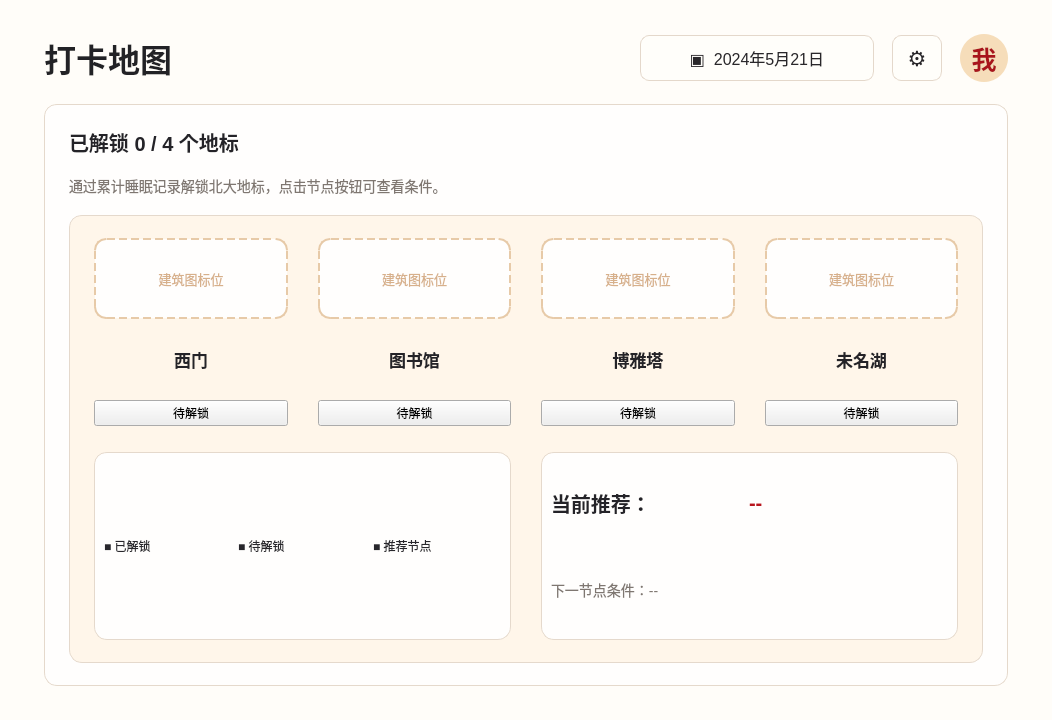
<?xml version="1.0" encoding="UTF-8"?>
<ui version="4.0">
 <class>Form</class>
 <widget class="QWidget" name="Form">
  <property name="geometry">
   <rect>
    <x>0</x>
    <y>0</y>
    <width>1052</width>
    <height>720</height>
   </rect>
  </property>
  <property name="minimumSize">
   <size>
    <width>940</width>
    <height>640</height>
   </size>
  </property>
  <property name="windowTitle">
   <string>打卡地图</string>
  </property>
  <property name="styleSheet">
   <string notr="true">#Form {
    background: #fffdf9;
    color: #25252a;
    font-family: &quot;Microsoft YaHei UI&quot;, &quot;Microsoft YaHei&quot;, sans-serif;
}

QLabel {
    color: #28272c;
    font-family: &quot;Microsoft YaHei UI&quot;, &quot;Microsoft YaHei&quot;, sans-serif;
}

#titleLabel {
    color: #222226;
    font-size: 32px;
    font-weight: 800;
}

#dateButton,
#settingsButton {
    min-height: 44px;
    border: 1px solid #e4d8cb;
    border-radius: 9px;
    background: #fffefa;
    color: #29272a;
    font-size: 16px;
}

#dateButton {
    min-width: 196px;
    padding: 0 18px;
}

#settingsButton {
    min-width: 48px;
    font-size: 21px;
}

#dateButton:hover,
#settingsButton:hover {
    border-color: #cfb99c;
    background: #fff8ed;
}

#avatarLabel {
    min-width: 48px;
    min-height: 48px;
    border-radius: 24px;
    background: #f6ddba;
    color: #a9141c;
    font-size: 25px;
    font-weight: 700;
}

#mapPanel,
#mapCanvas,
#legendFrame,
#recommendFrame {
    background: #fffefd;
    border: 1px solid #e5d9cc;
    border-radius: 13px;
}

#mapCanvas {
    background: #fff6ea;
}

#label_2,
#nodeTitle,
#recommendTitle {
    color: #242328;
    font-size: 20px;
    font-weight: 800;
}

#hintLabel,
#recommendDesc {
    color: #7f7771;
    font-size: 14px;
}

#nodeName,
#nodeName_2,
#nodeName_3,
#nodeName_4 {
    color: #242328;
    font-size: 17px;
    font-weight: 800;
}

#iconWest,
#iconLibrary,
#iconTower,
#iconLake {
    min-width: 92px;
    min-height: 76px;
    border: 2px dashed #e7caa8;
    border-radius: 12px;
    background: #fffefd;
    color: #d7b08b;
    font-size: 13px;
}

#recommendPlace {
    color: #b8151d;
    font-size: 20px;
    font-weight: 900;
}
</string>
  </property>
  <layout class="QVBoxLayout" name="verticalLayout" stretch="0,1">
   <property name="spacing">
    <number>22</number>
   </property>
   <property name="leftMargin">
    <number>44</number>
   </property>
   <property name="topMargin">
    <number>34</number>
   </property>
   <property name="rightMargin">
    <number>44</number>
   </property>
   <property name="bottomMargin">
    <number>34</number>
   </property>
   <item>
    <layout class="QHBoxLayout" name="topLayout">
     <property name="spacing">
      <number>18</number>
     </property>
     <item>
      <widget class="QLabel" name="titleLabel">
       <property name="text">
        <string>打卡地图</string>
       </property>
      </widget>
     </item>
     <item>
      <spacer name="topSpacer">
       <property name="orientation">
        <enum>Qt::Orientation::Horizontal</enum>
       </property>
       <property name="sizeHint" stdset="0">
        <size>
         <width>40</width>
         <height>20</height>
        </size>
       </property>
      </spacer>
     </item>
     <item>
      <widget class="QPushButton" name="dateButton">
       <property name="text">
        <string>▣  2024年5月21日</string>
       </property>
      </widget>
     </item>
     <item>
      <widget class="QPushButton" name="settingsButton">
       <property name="text">
        <string>⚙</string>
       </property>
      </widget>
     </item>
     <item>
      <widget class="QLabel" name="avatarLabel">
       <property name="text">
        <string>我</string>
       </property>
       <property name="alignment">
        <set>Qt::AlignmentFlag::AlignCenter</set>
       </property>
      </widget>
     </item>
    </layout>
   </item>
   <item>
    <widget class="QFrame" name="mapPanel">
     <layout class="QVBoxLayout" name="panelLayout" stretch="0,1">
      <property name="spacing">
       <number>18</number>
      </property>
      <property name="leftMargin">
       <number>24</number>
      </property>
      <property name="topMargin">
       <number>22</number>
      </property>
      <property name="rightMargin">
       <number>24</number>
      </property>
      <property name="bottomMargin">
       <number>22</number>
      </property>
      <item>
       <layout class="QVBoxLayout" name="summaryLayout">
        <item>
         <widget class="QLabel" name="label_2">
          <property name="text">
           <string>已解锁 0 / 4 个地标</string>
          </property>
         </widget>
        </item>
        <item>
         <widget class="QLabel" name="hintLabel">
          <property name="text">
           <string>通过累计睡眠记录解锁北大地标，点击节点按钮可查看条件。</string>
          </property>
         </widget>
        </item>
       </layout>
      </item>
      <item>
       <widget class="QFrame" name="mapCanvas">
        <layout class="QGridLayout" name="mapGrid">
         <property name="horizontalSpacing">
          <number>30</number>
         </property>
         <property name="verticalSpacing">
          <number>26</number>
         </property>
         <property name="leftMargin">
          <number>24</number>
         </property>
         <property name="topMargin">
          <number>22</number>
         </property>
         <property name="rightMargin">
          <number>24</number>
         </property>
         <property name="bottomMargin">
          <number>22</number>
         </property>
         <item row="0" column="0">
          <layout class="QVBoxLayout" name="westNodeLayout">
           <item>
            <widget class="QLabel" name="iconWest">
             <property name="text">
              <string>建筑图标位</string>
             </property>
             <property name="alignment">
              <set>Qt::AlignmentFlag::AlignCenter</set>
             </property>
            </widget>
           </item>
           <item>
            <widget class="QLabel" name="nodeName">
             <property name="text">
              <string>西门</string>
             </property>
             <property name="alignment">
              <set>Qt::AlignmentFlag::AlignCenter</set>
             </property>
            </widget>
           </item>
           <item>
            <widget class="QPushButton" name="pushButton">
             <property name="text">
              <string>待解锁</string>
             </property>
            </widget>
           </item>
          </layout>
         </item>
         <item row="0" column="1">
          <layout class="QVBoxLayout" name="libraryNodeLayout">
           <item>
            <widget class="QLabel" name="iconLibrary">
             <property name="text">
              <string>建筑图标位</string>
             </property>
             <property name="alignment">
              <set>Qt::AlignmentFlag::AlignCenter</set>
             </property>
            </widget>
           </item>
           <item>
            <widget class="QLabel" name="nodeName_2">
             <property name="text">
              <string>图书馆</string>
             </property>
             <property name="alignment">
              <set>Qt::AlignmentFlag::AlignCenter</set>
             </property>
            </widget>
           </item>
           <item>
            <widget class="QPushButton" name="pushButton_4">
             <property name="text">
              <string>待解锁</string>
             </property>
            </widget>
           </item>
          </layout>
         </item>
         <item row="0" column="2">
          <layout class="QVBoxLayout" name="towerNodeLayout">
           <item>
            <widget class="QLabel" name="iconTower">
             <property name="text">
              <string>建筑图标位</string>
             </property>
             <property name="alignment">
              <set>Qt::AlignmentFlag::AlignCenter</set>
             </property>
            </widget>
           </item>
           <item>
            <widget class="QLabel" name="nodeName_3">
             <property name="text">
              <string>博雅塔</string>
             </property>
             <property name="alignment">
              <set>Qt::AlignmentFlag::AlignCenter</set>
             </property>
            </widget>
           </item>
           <item>
            <widget class="QPushButton" name="pushButton_2">
             <property name="text">
              <string>待解锁</string>
             </property>
            </widget>
           </item>
          </layout>
         </item>
         <item row="0" column="3">
          <layout class="QVBoxLayout" name="lakeNodeLayout">
           <item>
            <widget class="QLabel" name="iconLake">
             <property name="text">
              <string>建筑图标位</string>
             </property>
             <property name="alignment">
              <set>Qt::AlignmentFlag::AlignCenter</set>
             </property>
            </widget>
           </item>
           <item>
            <widget class="QLabel" name="nodeName_4">
             <property name="text">
              <string>未名湖</string>
             </property>
             <property name="alignment">
              <set>Qt::AlignmentFlag::AlignCenter</set>
             </property>
            </widget>
           </item>
           <item>
            <widget class="QPushButton" name="pushButton_5">
             <property name="text">
              <string>待解锁</string>
             </property>
            </widget>
           </item>
          </layout>
         </item>
         <item row="1" column="0" colspan="2">
          <widget class="QFrame" name="legendFrame">
           <layout class="QHBoxLayout" name="legendLayout">
            <item>
             <widget class="QLabel" name="legendUnlocked">
              <property name="text">
               <string>■ 已解锁</string>
              </property>
             </widget>
            </item>
            <item>
             <widget class="QLabel" name="legendLocked">
              <property name="text">
               <string>■ 待解锁</string>
              </property>
             </widget>
            </item>
            <item>
             <widget class="QLabel" name="legendRecommend">
              <property name="text">
               <string>■ 推荐节点</string>
              </property>
             </widget>
            </item>
           </layout>
          </widget>
         </item>
         <item row="1" column="2" colspan="2">
          <widget class="QFrame" name="recommendFrame">
           <layout class="QVBoxLayout" name="recommendLayout">
            <item>
             <layout class="QHBoxLayout" name="recommendTitleLayout">
              <item>
               <widget class="QLabel" name="recommendTitle">
                <property name="text">
                 <string>当前推荐：</string>
                </property>
               </widget>
              </item>
              <item>
               <widget class="QLabel" name="recommendPlace">
                <property name="text">
                 <string>--</string>
                </property>
               </widget>
              </item>
              <item>
               <spacer name="recommendSpacer">
                <property name="orientation">
                 <enum>Qt::Orientation::Horizontal</enum>
                </property>
               </spacer>
              </item>
             </layout>
            </item>
            <item>
             <widget class="QLabel" name="recommendDesc">
              <property name="text">
               <string>下一节点条件：--</string>
              </property>
             </widget>
            </item>
           </layout>
          </widget>
         </item>
        </layout>
       </widget>
      </item>
     </layout>
    </widget>
   </item>
  </layout>
 </widget>
 <resources/>
 <connections/>
</ui>
